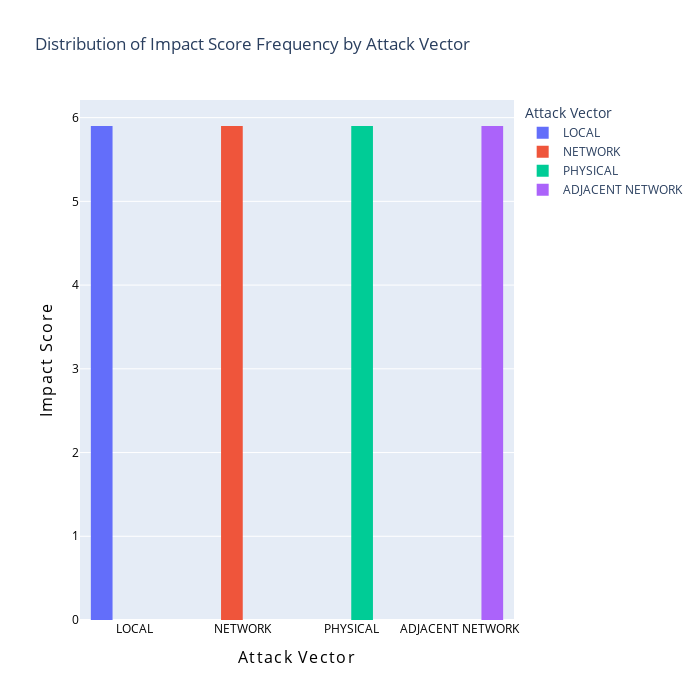

Notebook cell for this chart:
### Markdown cell above
The above results indicate that there is a higher distribution of vulnerabilites with higher severity from adjacent network. <br>
Thus for this sample the distribution is negatively skewed since the mode is greater than the mean

### Code cell
mode_df_impact_score = dt_analyzer.calculate_mode_category(dataFrame, "attackVector", "impactScore", "Attack Vector", "Impact Score")
options = {
    'xAxisLabel': "<span style='letter-spacing: 1.3px;'>Attack Vector</span>",
    'yAxisLabel': "<span style='letter-spacing: 1.3px;'>Impact Score</span>",
    'width': 700,
    'height': 700,
    'title': "Distribution of Impact Score Frequency by Attack Vector",
    'format': "",
    'font_size': 16,
    'font_color': "black",
    'value_color': "black",
    'value_size': 12
}
dt_analyzer.show_histogram(mode_df_impact_score, "Attack Vector", "Impact Score", options)

### Figure 1 — Plotly figure (JSON) as saved in the notebook; plotly's stock layout.template omitted (floating-point values rounded to 4 significant figures)
{"data": [{"alignmentgroup": "True", "bingroup": "x", "histfunc": "sum", "hovertemplate": "Attack Vector=%{x}<br>sum of Impact Score=%{y}<extra></extra>", "legendgroup": "LOCAL", "marker": {"color": "#636efa", "pattern": {"shape": ""}}, "name": "LOCAL", "offsetgroup": "LOCAL", "orientation": "v", "showlegend": true, "type": "histogram", "x": ["LOCAL"], "xaxis": "x", "y": [5.9], "yaxis": "y"}, {"alignmentgroup": "True", "bingroup": "x", "histfunc": "sum", "hovertemplate": "Attack Vector=%{x}<br>sum of Impact Score=%{y}<extra></extra>", "legendgroup": "NETWORK", "marker": {"color": "#EF553B", "pattern": {"shape": ""}}, "name": "NETWORK", "offsetgroup": "NETWORK", "orientation": "v", "showlegend": true, "type": "histogram", "x": ["NETWORK"], "xaxis": "x", "y": [5.9], "yaxis": "y"}, {"alignmentgroup": "True", "bingroup": "x", "histfunc": "sum", "hovertemplate": "Attack Vector=%{x}<br>sum of Impact Score=%{y}<extra></extra>", "legendgroup": "PHYSICAL", "marker": {"color": "#00cc96", "pattern": {"shape": ""}}, "name": "PHYSICAL", "offsetgroup": "PHYSICAL", "orientation": "v", "showlegend": true, "type": "histogram", "x": ["PHYSICAL"], "xaxis": "x", "y": [5.9], "yaxis": "y"}, {"alignmentgroup": "True", "bingroup": "x", "histfunc": "sum", "hovertemplate": "Attack Vector=%{x}<br>sum of Impact Score=%{y}<extra></extra>", "legendgroup": "ADJACENT NETWORK", "marker": {"color": "#ab63fa", "pattern": {"shape": ""}}, "name": "ADJACENT NETWORK", "offsetgroup": "ADJACENT NETWORK", "orientation": "v", "showlegend": true, "type": "histogram", "x": ["ADJACENT NETWORK"], "xaxis": "x", "y": [5.9], "yaxis": "y"}], "layout": {"barmode": "group", "height": 700, "legend": {"title": {"text": "Attack Vector"}, "tracegroupgap": 0}, "title": {"text": "Distribution of Impact Score Frequency by Attack Vector"}, "width": 700, "xaxis": {"anchor": "y", "categoryarray": ["LOCAL", "NETWORK", "PHYSICAL", "ADJACENT NETWORK"], "categoryorder": "array", "domain": [0, 1], "tickfont": {"color": "black", "size": 12}, "title": {"font": {"color": "black", "size": 16}, "text": "<span style='letter-spacing: 1.3px;'>Attack Vector</span>"}}, "yaxis": {"anchor": "x", "domain": [0, 1], "tickfont": {"color": "black", "size": 12}, "title": {"font": {"color": "black", "size": 16}, "text": "<span style='letter-spacing: 1.3px;'>Impact Score</span>"}}}}
